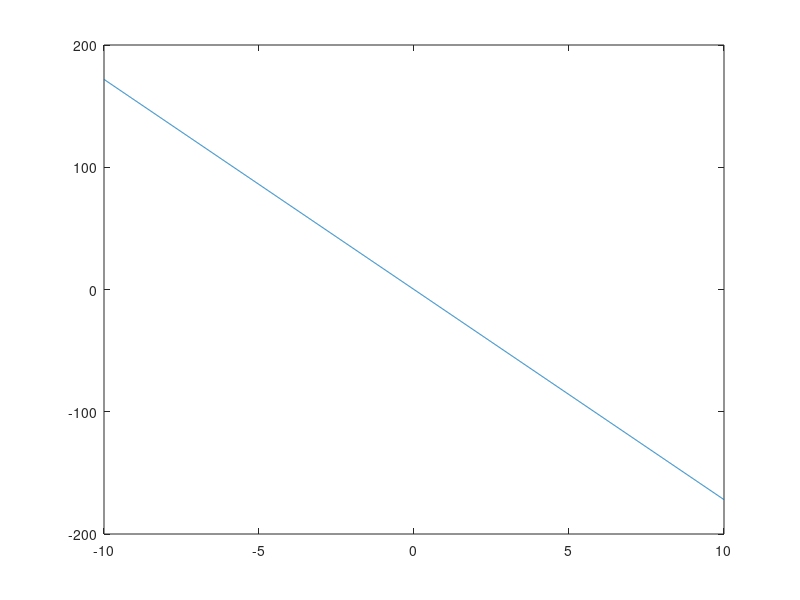

The MATLAB script that drew this image:

t = [-10:0.01:10]; 
alpha = -0.1+0.3j;
x = exp(-alpha*t);

 plot(t,real(x));

plot(t,imag(x));

plot(t,abs(x));

 plot(t,(180/pi)*angle(x));
